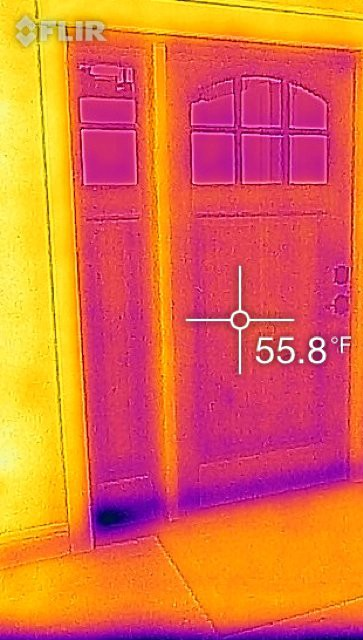
#> input picture OpenCV_tests/ORB_stitching/FLIR_first.jpg, 363 x 640 px
$ python test_orb_stitching_twoimages.py
#> lines starting #> are read from the running program, lines starting #| are printed output that depends on the picture
import numpy as np
import cv2
import math
import time
from matplotlib import pyplot as plt

## Date Last Modified: 10/28/18
# Justin Alvey

## Purpose: To test the ORB stitchiing strategy available through the OpenCV library

# ORB is an efficient alternative to SIFT or SURF, both in computation cost, performance
# in locating image feature similarities, and since it has no patents.

# ORB Features:
# 1.) cv2.ORB_create() - Constructor
# 2.) orb.detect(img, None) - Locate the high-variance locations in the image
# 3.) orb.compute(img, keypoints) - Computes Descriptors or the pixel intensity comparisons
#     BRIEF - Binary Robust Independent Elementary Features ...
#     ORB builds on this heritage of feature matching called FAST and BRIEF

# Timing Analysis to see the O(n) running time of the algorithm
running_times = []
for i in range(0,100):
    start = time.time()

    ## ORB Implementation - The Algorithm in Action
    # Read in first image
    # Mountain images have size 184 X 468
    # Door (radiometric) images have size
    img1_3D = cv2.imread('FLIR_first.jpg')
#> img1_3D is the input picture: shape (640, 363, 3); mean B, G, R 69.9, 107.5, 226.6
    img2_3D = cv2.imread('FLIR_second.jpg')
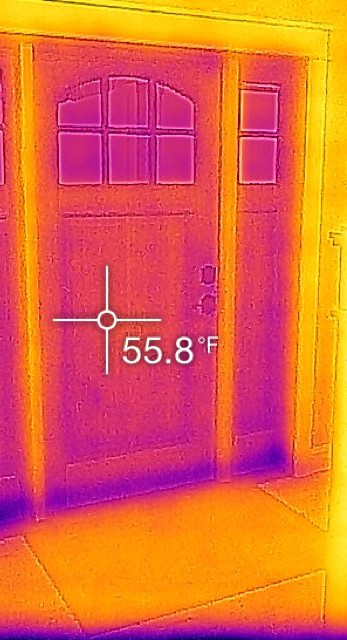
#> input picture OpenCV_tests/ORB_stitching/FLIR_second.jpg, 347 x 640 px
#> img2_3D is the input picture: shape (640, 347, 3); mean B, G, R 66, 99.7, 226.9
    img1 = cv2.imread('FLIR_first.jpg',0)
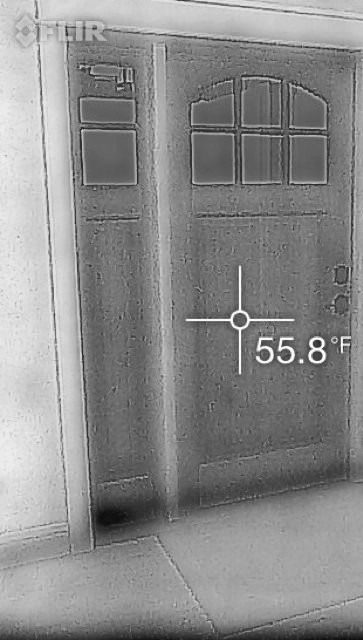
#> img1: shape (640, 363); min 10, max 255, mean 138.9
    img2 = cv2.imread('FLIR_second.jpg',0)
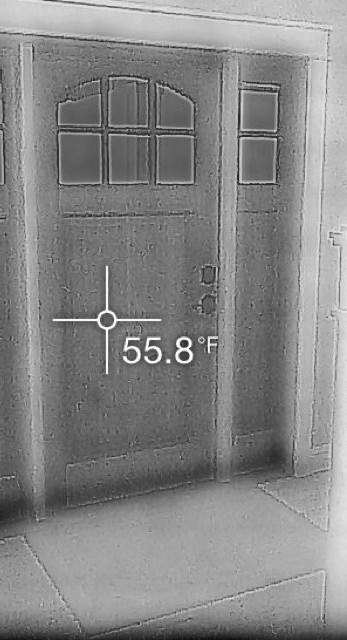
#> img2: shape (640, 347); min 11, max 255, mean 134

    # Initialization of the Feature Detector
    orb = cv2.ORB_create()

    # Locate keypoints in the image
    kp = orb.detect(img1,None)
#> kp = 454 keypoints; strongest (x, y, size): (319, 342, 37.2), (314, 343, 44.6), (317, 341, 37.2), (320, 342, 31)
    kp2 = orb.detect(img2,None)
#> kp2 = 481 keypoints; strongest (x, y, size): (180, 343, 37.2), (186, 343, 44.6), (181, 343, 44.6), (184, 340, 37.2)

    # Calculate descriptors for the image
    kp, desc = orb.compute(img1,kp)
    kp2, desc2 = orb.compute(img2,kp2)

    # Create BFMatcher object for Matching Images
    bf = cv2.BFMatcher(cv2.NORM_HAMMING,crossCheck=True)

    # Match Descriptor, Similar Features between 2 Images
    matches = bf.match(desc,desc2)
#> matches = 291 matches

    # Sort the matches in order of distance for sitching/meshing
    matches_final = sorted(matches, key = lambda x:x.distance)
#> matches_final = 291 matches

    # Remove "BAD" matches (85% threshold, only keep top 15% of matches)
    goodMatches = int(len(matches_final)*0.15)
#> goodMatches = 43
    matches_final = matches_final[:goodMatches]
#> matches_final = 43 matches

    # Draw the Keypoints in the image
    img3 = cv2.drawMatches(img1,kp,img2,kp2,matches_final[:],None,flags=2)
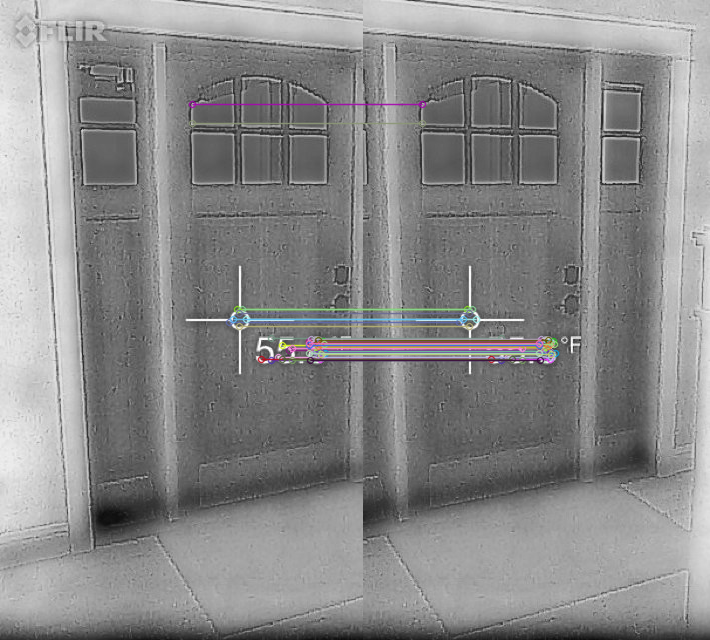
#> img3: shape (640, 710, 3); mean of channels 0, 1, 2 136.8, 136.6, 136.8; drawn as B, G, R
    cv2.imwrite("output3.jpg",img3)

    # Show final Panorama of the Image
    # Use RANSAC algorithm to find Homography (translation+rotation) matrix
    points1 = np.zeros((len(matches),2), dtype=np.float32) # Initialization
#> points1 = 291 pairs, first value 0 to 0, second value 0 to 0
    points2 = np.zeros((len(matches),2), dtype=np.float32) # Initialization
#> points2 = 291 pairs, first value 0 to 0, second value 0 to 0
    for x, match in enumerate(matches):
        points1[x,:] = kp[match.queryIdx].pt
        points2[x,:] = kp2[match.trainIdx].pt
#> after the loop, points1 = 291 pairs, first value 79.49 to 325, second value 69.6 to 490.9; points2 = 291 pairs, first value 59 to 276, second value 78 to 455.1
    h_matrix, mask = cv2.findHomography(points1,points2,cv2.RANSAC)
#> h_matrix = [[1, -0.000555, -133.5], [0.00252, 0.999, -0.377], [5.04e-06, -3.33e-06, 1]]; mask = 291 values, max 1 at index 0, min 0 at index 66, mean 0.873

    # Method 2: Stitch of similarities + original images
    # Show final Panorama of the Image
    result = cv2.warpPerspective(img1,h_matrix,(img1_3D.shape[1] + img2_3D.shape[1], max(img1_3D.shape[0],img2_3D.shape[0])))
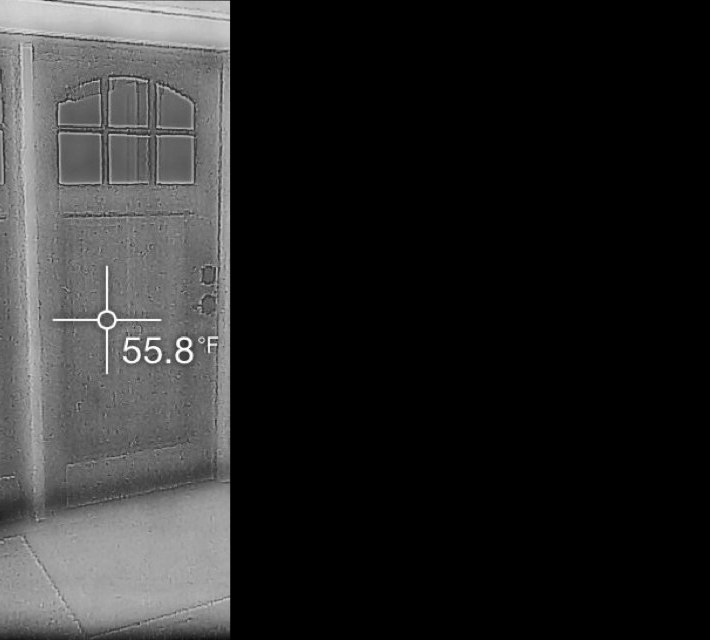
#> result: shape (640, 710); min 0, max 255, mean 40.7
    #print(img1_3D.shape)
    #print(img2_3D.shape)
    corrected_img = []

    # Where does the first match occur? Have yet to find.
    # Construct Finished Image
    #corrected_img[0:result] = img1

    # Display Matches between the two images
    cv2.imwrite("Matches.jpg",result)

    # Extend Image 2
    result[0:img2_3D.shape[0], 0:img2_3D.shape[1]] = img2
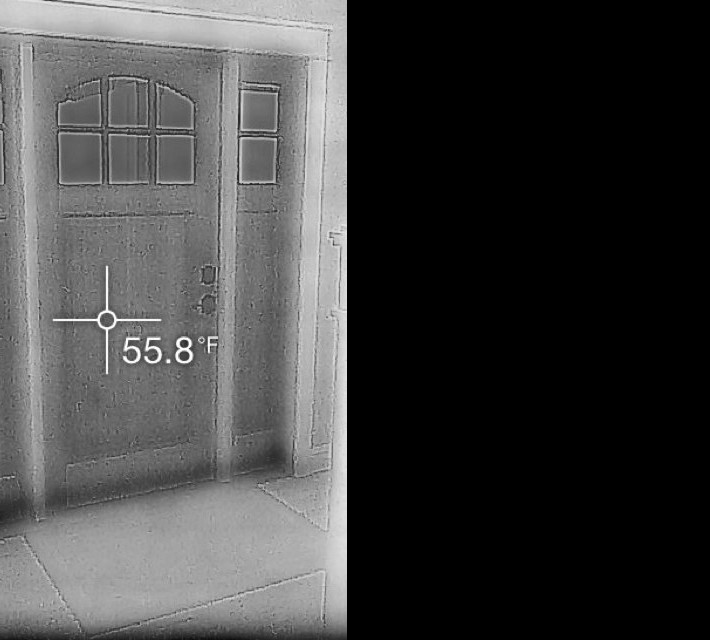
#> result: shape (640, 710); min 0, max 255, mean 65.5
    #result[(img1_3D.shape[0]+1):img2_3D.shape[0], (img1_3D.shape[1]+1):img2_3D.shape[1]] = img2
    cv2.imwrite("output2.jpg",result)

    # Timing Analysis to see the O(n) running time of the algorithm
    end = time.time()

    # Store this time
    running_times.append(end-start)

# Average of 50 simulations
print("Avg run-time is: "+str(100*np.mean(running_times,dtype=np.float32))+" ms.")

# Moving Forward - Modularize this script, implement OO Design principes
